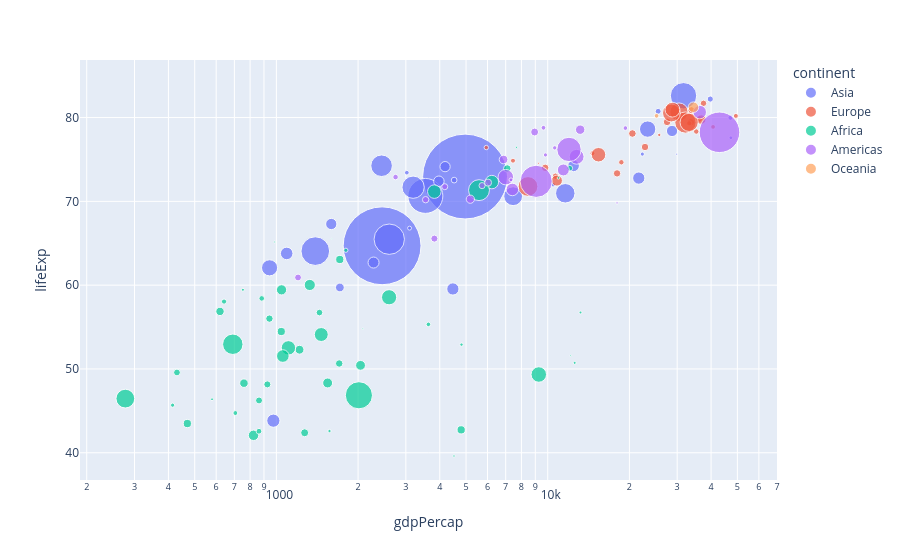

Notebook code for this chart:
### Code cell
import plotly.express as px
df = px.data.gapminder()
fig = px.scatter(df.query('year==2007'), x='gdpPercap', y='lifeExp',
 	         size='pop', color='continent',
                  hover_name='country', log_x=True, size_max=60)
fig.show()

### Figure 1 — Plotly figure (JSON) as saved in the notebook; plotly's stock layout.template omitted (floating-point values rounded to 4 significant figures)
{"data": [{"hovertemplate": "<b>%{hovertext}</b><br><br>continent=Asia<br>gdpPercap=%{x}<br>lifeExp=%{y}<br>pop=%{marker.size}<extra></extra>", "hovertext": ["Afghanistan", "Bahrain", "Bangladesh", "Cambodia", "China", "Hong Kong, China", "India", "Indonesia", "Iran", "Iraq", "Israel", "Japan", "Jordan", "Korea, Dem. Rep.", "Korea, Rep.", "Kuwait", "Lebanon", "Malaysia", "Mongolia", "Myanmar", "Nepal", "Oman", "Pakistan", "Philippines", "Saudi Arabia", "Singapore", "Sri Lanka", "Syria", "Taiwan", "Thailand", "Vietnam", "West Bank and Gaza", "Yemen, Rep."], "legendgroup": "Asia", "marker": {"color": "#636efa", "size": [31889923, 708573, 150448339, 14131858, 1318683096, 6980412, 1110396331, 223547000, 69453570, 27499638, 6426679, 127467972, 6053193, 23301725, 49044790, 2505559, 3921278, 24821286, 2874127, 47761980, 28901790, 3204897, 169270617, 91077287, 27601038, 4553009, 20378239, 19314747, 23174294, 65068149, 85262356, 4018332, 22211743], "sizemode": "area", "sizeref": 366300.0, "symbol": "circle"}, "mode": "markers", "name": "Asia", "orientation": "v", "showlegend": true, "type": "scatter", "x": [974.6, 29800.0, 1391.0, 1714.0, 4959.0, 39720.0, 2452.0, 3541.0, 11610.0, 4471.0, 25520.0, 31660.0, 4519.0, 1593.0, 23350.0, 47310.0, 10460.0, 12450.0, 3096.0, 944.0, 1091.0, 22320.0, 2606.0, 3190.0, 21650.0, 47140.0, 3970.0, 4185.0, 28720.0, 7458.0, 2442.0, 3025.0, 2281.0], "xaxis": "x", "y": [43.83, 75.64, 64.06, 59.72, 72.96, 82.21, 64.7, 70.65, 70.96, 59.55, 80.75, 82.6, 72.53, 67.3, 78.62, 77.59, 71.99, 74.24, 66.8, 62.07, 63.78, 75.64, 65.48, 71.69, 72.78, 79.97, 72.4, 74.14, 78.4, 70.62, 74.25, 73.42, 62.7], "yaxis": "y"}, {"hovertemplate": "<b>%{hovertext}</b><br><br>continent=Europe<br>gdpPercap=%{x}<br>lifeExp=%{y}<br>pop=%{marker.size}<extra></extra>", "hovertext": ["Albania", "Austria", "Belgium", "Bosnia and Herzegovina", "Bulgaria", "Croatia", "Czech Republic", "Denmark", "Finland", "France", "Germany", "Greece", "Hungary", "Iceland", "Ireland", "Italy", "Montenegro", "Netherlands", "Norway", "Poland", "Portugal", "Romania", "Serbia", "Slovak Republic", "Slovenia", "Spain", "Sweden", "Switzerland", "Turkey", "United Kingdom"], "legendgroup": "Europe", "marker": {"color": "#EF553B", "size": [3600523, 8199783, 10392226, 4552198, 7322858, 4493312, 10228744, 5468120, 5238460, 61083916, 82400996, 10706290, 9956108, 301931, 4109086, 58147733, 684736, 16570613, 4627926, 38518241, 10642836, 22276056, 10150265, 5447502, 2009245, 40448191, 9031088, 7554661, 71158647, 60776238], "sizemode": "area", "sizeref": 366300.0, "symbol": "circle"}, "mode": "markers", "name": "Europe", "orientation": "v", "showlegend": true, "type": "scatter", "x": [5937.0, 36130.0, 33690.0, 7446.0, 10680.0, 14620.0, 22830.0, 35280.0, 33210.0, 30470.0, 32170.0, 27540.0, 18010.0, 36180.0, 40680.0, 28570.0, 9254.0, 36800.0, 49360.0, 15390.0, 20510.0, 10810.0, 9787.0, 18680.0, 25770.0, 28820.0, 33860.0, 37510.0, 8458.0, 33200.0], "xaxis": "x", "y": [76.42, 79.83, 79.44, 74.85, 73.0, 75.75, 76.49, 78.33, 79.31, 80.66, 79.41, 79.48, 73.34, 81.76, 78.89, 80.55, 74.54, 79.76, 80.2, 75.56, 78.1, 72.48, 74.0, 74.66, 77.93, 80.94, 80.88, 81.7, 71.78, 79.42], "yaxis": "y"}, {"hovertemplate": "<b>%{hovertext}</b><br><br>continent=Africa<br>gdpPercap=%{x}<br>lifeExp=%{y}<br>pop=%{marker.size}<extra></extra>", "hovertext": ["Algeria", "Angola", "Benin", "Botswana", "Burkina Faso", "Burundi", "Cameroon", "Central African Republic", "Chad", "Comoros", "Congo, Dem. Rep.", "Congo, Rep.", "Cote d'Ivoire", "Djibouti", "Egypt", "Equatorial Guinea", "Eritrea", "Ethiopia", "Gabon", "Gambia", "Ghana", "Guinea", "Guinea-Bissau", "Kenya", "Lesotho", "Liberia", "Libya", "Madagascar", "Malawi", "Mali", "Mauritania", "Mauritius", "Morocco", "Mozambique", "Namibia", "Niger", "Nigeria", "Reunion", "Rwanda", "Sao Tome and Principe", "Senegal", "Sierra Leone", "Somalia", "South Africa", "Sudan", "Swaziland", "Tanzania", "Togo", "Tunisia", "Uganda", "Zambia", "Zimbabwe"], "legendgroup": "Africa", "marker": {"color": "#00cc96", "size": [33333216, 12420476, 8078314, 1639131, 14326203, 8390505, 17696293, 4369038, 10238807, 710960, 64606759, 3800610, 18013409, 496374, 80264543, 551201, 4906585, 76511887, 1454867, 1688359, 22873338, 9947814, 1472041, 35610177, 2012649, 3193942, 6036914, 19167654, 13327079, 12031795, 3270065, 1250882, 33757175, 19951656, 2055080, 12894865, 135031164, 798094, 8860588, 199579, 12267493, 6144562, 9118773, 43997828, 42292929, 1133066, 38139640, 5701579, 10276158, 29170398, 11746035, 12311143], "sizemode": "area", "sizeref": 366300.0, "symbol": "circle"}, "mode": "markers", "name": "Africa", "orientation": "v", "showlegend": true, "type": "scatter", "x": [6223.0, 4797.0, 1441.0, 12570.0, 1217.0, 430.1, 2042.0, 706.0, 1704.0, 986.1, 277.6, 3633.0, 1545.0, 2082.0, 5581.0, 12150.0, 641.4, 690.8, 13210.0, 752.7, 1328.0, 942.7, 579.2, 1463.0, 1569.0, 414.5, 12060.0, 1045.0, 759.3, 1043.0, 1803.0, 10960.0, 3820.0, 823.7, 4811.0, 619.7, 2014.0, 7670.0, 863.1, 1598.0, 1712.0, 862.5, 926.1, 9270.0, 2602.0, 4513.0, 1107.0, 883.0, 7093.0, 1056.0, 1271.0, 469.7], "xaxis": "x", "y": [72.3, 42.73, 56.73, 50.73, 52.3, 49.58, 50.43, 44.74, 50.65, 65.15, 46.46, 55.32, 48.33, 54.79, 71.34, 51.58, 58.04, 52.95, 56.73, 59.45, 60.02, 56.01, 46.39, 54.11, 42.59, 45.68, 73.95, 59.44, 48.3, 54.47, 64.16, 72.8, 71.16, 42.08, 52.91, 56.87, 46.86, 76.44, 46.24, 65.53, 63.06, 42.57, 48.16, 49.34, 58.56, 39.61, 52.52, 58.42, 73.92, 51.54, 42.38, 43.49], "yaxis": "y"}, {"hovertemplate": "<b>%{hovertext}</b><br><br>continent=Americas<br>gdpPercap=%{x}<br>lifeExp=%{y}<br>pop=%{marker.size}<extra></extra>", "hovertext": ["Argentina", "Bolivia", "Brazil", "Canada", "Chile", "Colombia", "Costa Rica", "Cuba", "Dominican Republic", "Ecuador", "El Salvador", "Guatemala", "Haiti", "Honduras", "Jamaica", "Mexico", "Nicaragua", "Panama", "Paraguay", "Peru", "Puerto Rico", "Trinidad and Tobago", "United States", "Uruguay", "Venezuela"], "legendgroup": "Americas", "marker": {"color": "#ab63fa", "size": [40301927, 9119152, 190010647, 33390141, 16284741, 44227550, 4133884, 11416987, 9319622, 13755680, 6939688, 12572928, 8502814, 7483763, 2780132, 108700891, 5675356, 3242173, 6667147, 28674757, 3942491, 1056608, 301139947, 3447496, 26084662], "sizemode": "area", "sizeref": 366300.0, "symbol": "circle"}, "mode": "markers", "name": "Americas", "orientation": "v", "showlegend": true, "type": "scatter", "x": [12780.0, 3822.0, 9066.0, 36320.0, 13170.0, 7007.0, 9645.0, 8948.0, 6025.0, 6873.0, 5728.0, 5186.0, 1202.0, 3548.0, 7321.0, 11980.0, 2749.0, 9809.0, 4173.0, 7409.0, 19330.0, 18010.0, 42950.0, 10610.0, 11420.0], "xaxis": "x", "y": [75.32, 65.55, 72.39, 80.65, 78.55, 72.89, 78.78, 78.27, 72.23, 74.99, 71.88, 70.26, 60.92, 70.2, 72.57, 76.19, 72.9, 75.54, 71.75, 71.42, 78.75, 69.82, 78.24, 76.38, 73.75], "yaxis": "y"}, {"hovertemplate": "<b>%{hovertext}</b><br><br>continent=Oceania<br>gdpPercap=%{x}<br>lifeExp=%{y}<br>pop=%{marker.size}<extra></extra>", "hovertext": ["Australia", "New Zealand"], "legendgroup": "Oceania", "marker": {"color": "#FFA15A", "size": [20434176, 4115771], "sizemode": "area", "sizeref": 366300.0, "symbol": "circle"}, "mode": "markers", "name": "Oceania", "orientation": "v", "showlegend": true, "type": "scatter", "x": [34440.0, 25190.0], "xaxis": "x", "y": [81.23, 80.2], "yaxis": "y"}], "layout": {"legend": {"itemsizing": "constant", "title": {"text": "continent"}, "tracegroupgap": 0}, "margin": {"t": 60}, "xaxis": {"anchor": "y", "domain": [0, 1], "title": {"text": "gdpPercap"}, "type": "log"}, "yaxis": {"anchor": "x", "domain": [0, 1], "title": {"text": "lifeExp"}}}}
